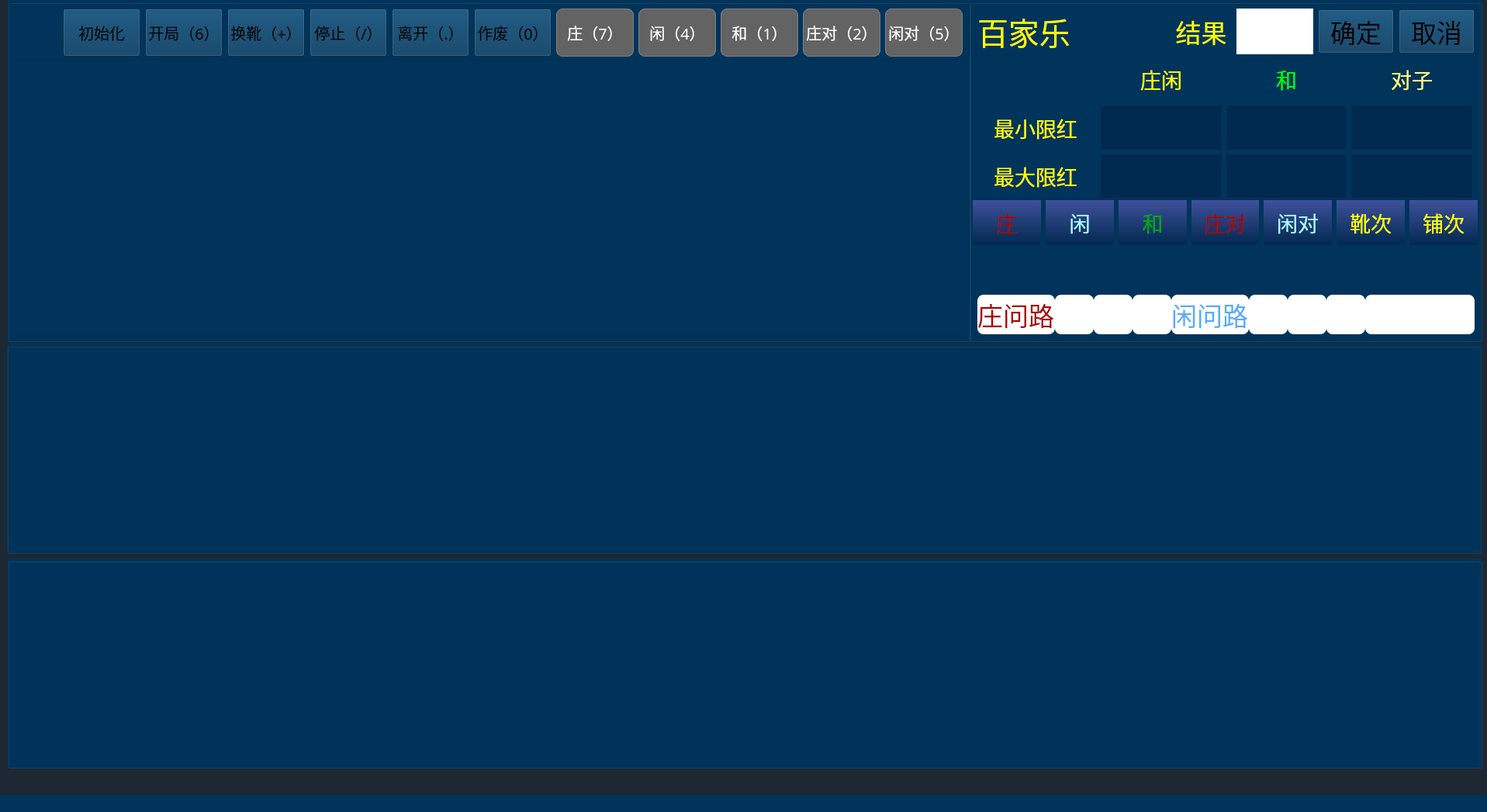
<?xml version="1.0" encoding="UTF-8"?>
<ui version="4.0">
 <class>MainWindow</class>
 <widget class="QMainWindow" name="MainWindow">
  <property name="geometry">
   <rect>
    <x>0</x>
    <y>0</y>
    <width>1917</width>
    <height>1047</height>
   </rect>
  </property>
  <property name="windowTitle">
   <string>MainWindow</string>
  </property>
  <property name="styleSheet">
   <string notr="true">background-color: rgb(0, 52, 91);</string>
  </property>
  <widget class="QWidget" name="centralwidget">
   <property name="styleSheet">
    <string notr="true">background-color: rgb(30, 40, 50);</string>
   </property>
   <widget class="QGroupBox" name="groupBox_3">
    <property name="geometry">
     <rect>
      <x>9</x>
      <y>443</y>
      <width>1901</width>
      <height>271</height>
     </rect>
    </property>
    <property name="styleSheet">
     <string notr="true">background-color: rgb(0, 52, 91);
</string>
    </property>
    <property name="title">
     <string/>
    </property>
    <layout class="QVBoxLayout" name="verticalLayout_4">
     <item>
      <layout class="QGridLayout" name="gridLayout_4">
       <property name="spacing">
        <number>1</number>
       </property>
      </layout>
     </item>
    </layout>
   </widget>
   <widget class="QGroupBox" name="groupBox_4">
    <property name="geometry">
     <rect>
      <x>10</x>
      <y>720</y>
      <width>1901</width>
      <height>271</height>
     </rect>
    </property>
    <property name="styleSheet">
     <string notr="true">background-color: rgb(0, 52, 91);
</string>
    </property>
    <property name="title">
     <string/>
    </property>
    <layout class="QVBoxLayout" name="verticalLayout_5">
     <item>
      <layout class="QGridLayout" name="gridLayout_5">
       <property name="spacing">
        <number>1</number>
       </property>
      </layout>
     </item>
    </layout>
   </widget>
   <widget class="QGroupBox" name="groupBox_2">
    <property name="geometry">
     <rect>
      <x>1250</x>
      <y>0</y>
      <width>661</width>
      <height>441</height>
     </rect>
    </property>
    <property name="styleSheet">
     <string notr="true">background-color: rgb(0, 52, 91);</string>
    </property>
    <property name="title">
     <string/>
    </property>
    <widget class="QWidget" name="layoutWidget">
     <property name="geometry">
      <rect>
       <x>10</x>
       <y>10</y>
       <width>641</width>
       <height>61</height>
      </rect>
     </property>
     <layout class="QGridLayout" name="gridLayout">
      <item row="0" column="2">
       <widget class="QLabel" name="label_143">
        <property name="font">
         <font>
          <family>方正粗黑宋简体</family>
          <pointsize>25</pointsize>
         </font>
        </property>
        <property name="styleSheet">
         <string notr="true">color: rgb(255, 255, 0);</string>
        </property>
        <property name="text">
         <string>   结果</string>
        </property>
       </widget>
      </item>
      <item row="0" column="5">
       <widget class="QPushButton" name="pu_cancel">
        <property name="enabled">
         <bool>false</bool>
        </property>
        <property name="font">
         <font>
          <family>方正粗黑宋简体</family>
          <pointsize>25</pointsize>
         </font>
        </property>
        <property name="styleSheet">
         <string notr="true">QPushButton{color: rgb(0, 0, 0);background-image: url(:/button/pu_yellow.png);}
QPushButton:pressed{border-color:gray;background-image: url(:/button/pu_yellow_an.png);
}
QPushButton:disabled{border-color:gray;background-image: url(:/button/pu_yellow_an.png);
}</string>
        </property>
        <property name="text">
         <string>取消</string>
        </property>
        <property name="shortcut">
         <string>Esc</string>
        </property>
       </widget>
      </item>
      <item row="0" column="0">
       <widget class="QLabel" name="label_126">
        <property name="font">
         <font>
          <family>方正粗黑宋简体</family>
          <pointsize>30</pointsize>
         </font>
        </property>
        <property name="styleSheet">
         <string notr="true">color: rgb(255, 255, 0);</string>
        </property>
        <property name="text">
         <string>百家乐</string>
        </property>
       </widget>
      </item>
      <item row="0" column="1">
       <widget class="QLabel" name="label_desk_id">
        <property name="font">
         <font>
          <family>方正粗黑宋简体</family>
          <pointsize>30</pointsize>
         </font>
        </property>
        <property name="styleSheet">
         <string notr="true">color: rgb(255, 255, 0);</string>
        </property>
        <property name="text">
         <string/>
        </property>
       </widget>
      </item>
      <item row="0" column="4">
       <widget class="QPushButton" name="pu_enter">
        <property name="enabled">
         <bool>false</bool>
        </property>
        <property name="font">
         <font>
          <family>方正粗黑宋简体</family>
          <pointsize>25</pointsize>
         </font>
        </property>
        <property name="styleSheet">
         <string notr="true">QPushButton{color: rgb(0, 0, 0);background-image: url(:/button/pu_yellow.png);}
QPushButton:pressed{border-color:gray;background-image: url(:/button/pu_yellow_an.png);
}
QPushButton:disabled{border-color:gray;background-image: url(:/button/pu_yellow_an.png);
}</string>
        </property>
        <property name="text">
         <string>确定</string>
        </property>
        <property name="shortcut">
         <string>Enter</string>
        </property>
       </widget>
      </item>
      <item row="0" column="3">
       <widget class="QLabel" name="label_result">
        <property name="font">
         <font>
          <family>方正粗黑宋简体</family>
          <pointsize>20</pointsize>
         </font>
        </property>
        <property name="styleSheet">
         <string notr="true">background-color: rgb(255, 255, 255);</string>
        </property>
        <property name="text">
         <string/>
        </property>
       </widget>
      </item>
     </layout>
    </widget>
    <widget class="QWidget" name="layoutWidget">
     <property name="geometry">
      <rect>
       <x>7</x>
       <y>74</y>
       <width>641</width>
       <height>181</height>
      </rect>
     </property>
     <layout class="QGridLayout" name="gridLayout_3">
      <item row="1" column="1">
       <widget class="QLabel" name="label_minLimit">
        <property name="font">
         <font>
          <family>方正粗黑宋简体</family>
          <pointsize>20</pointsize>
         </font>
        </property>
        <property name="styleSheet">
         <string notr="true">color: rgb(255, 255, 255);
background-color: rgb(0, 41, 80);</string>
        </property>
        <property name="text">
         <string/>
        </property>
        <property name="alignment">
         <set>Qt::AlignCenter</set>
        </property>
       </widget>
      </item>
      <item row="1" column="0">
       <widget class="QLabel" name="label_123">
        <property name="font">
         <font>
          <family>方正粗黑宋简体</family>
          <pointsize>20</pointsize>
         </font>
        </property>
        <property name="styleSheet">
         <string notr="true">color: rgb(255, 255, 0);</string>
        </property>
        <property name="text">
         <string>最小限红</string>
        </property>
        <property name="alignment">
         <set>Qt::AlignCenter</set>
        </property>
       </widget>
      </item>
      <item row="1" column="2">
       <widget class="QLabel" name="label_tieMinLimit">
        <property name="font">
         <font>
          <family>方正粗黑宋简体</family>
          <pointsize>20</pointsize>
         </font>
        </property>
        <property name="styleSheet">
         <string notr="true">background-color: rgb(0, 41, 80);color: rgb(255, 255, 255);</string>
        </property>
        <property name="text">
         <string/>
        </property>
        <property name="alignment">
         <set>Qt::AlignCenter</set>
        </property>
       </widget>
      </item>
      <item row="2" column="3">
       <widget class="QLabel" name="label_pairMaxLimit">
        <property name="font">
         <font>
          <family>方正粗黑宋简体</family>
          <pointsize>20</pointsize>
         </font>
        </property>
        <property name="styleSheet">
         <string notr="true">background-color: rgb(0, 41, 80);color: rgb(255, 255, 255);</string>
        </property>
        <property name="text">
         <string/>
        </property>
        <property name="alignment">
         <set>Qt::AlignCenter</set>
        </property>
       </widget>
      </item>
      <item row="2" column="1">
       <widget class="QLabel" name="label_maxLimit">
        <property name="font">
         <font>
          <family>方正粗黑宋简体</family>
          <pointsize>20</pointsize>
         </font>
        </property>
        <property name="styleSheet">
         <string notr="true">background-color: rgb(0, 41, 80);color: rgb(255, 255, 255);</string>
        </property>
        <property name="text">
         <string/>
        </property>
        <property name="alignment">
         <set>Qt::AlignCenter</set>
        </property>
       </widget>
      </item>
      <item row="2" column="0">
       <widget class="QLabel" name="label_127">
        <property name="font">
         <font>
          <family>方正粗黑宋简体</family>
          <pointsize>20</pointsize>
         </font>
        </property>
        <property name="styleSheet">
         <string notr="true">color: rgb(255, 255, 0);</string>
        </property>
        <property name="text">
         <string>最大限红</string>
        </property>
        <property name="alignment">
         <set>Qt::AlignCenter</set>
        </property>
       </widget>
      </item>
      <item row="0" column="1">
       <widget class="QLabel" name="label_122">
        <property name="font">
         <font>
          <family>方正粗黑宋简体</family>
          <pointsize>20</pointsize>
         </font>
        </property>
        <property name="styleSheet">
         <string notr="true">color: rgb(255, 255, 0);</string>
        </property>
        <property name="text">
         <string>庄闲</string>
        </property>
        <property name="alignment">
         <set>Qt::AlignCenter</set>
        </property>
       </widget>
      </item>
      <item row="2" column="2">
       <widget class="QLabel" name="label_tieMaxLimit">
        <property name="font">
         <font>
          <family>方正粗黑宋简体</family>
          <pointsize>20</pointsize>
         </font>
        </property>
        <property name="styleSheet">
         <string notr="true">background-color: rgb(0, 41, 80);color: rgb(255, 255, 255);</string>
        </property>
        <property name="text">
         <string/>
        </property>
        <property name="alignment">
         <set>Qt::AlignCenter</set>
        </property>
       </widget>
      </item>
      <item row="0" column="2">
       <widget class="QLabel" name="label_128">
        <property name="font">
         <font>
          <family>方正粗黑宋简体</family>
          <pointsize>20</pointsize>
         </font>
        </property>
        <property name="styleSheet">
         <string notr="true">color: rgb(0, 255, 0);</string>
        </property>
        <property name="text">
         <string>和</string>
        </property>
        <property name="alignment">
         <set>Qt::AlignCenter</set>
        </property>
       </widget>
      </item>
      <item row="1" column="3">
       <widget class="QLabel" name="label_pairMinLimit">
        <property name="font">
         <font>
          <family>方正粗黑宋简体</family>
          <pointsize>20</pointsize>
         </font>
        </property>
        <property name="styleSheet">
         <string notr="true">background-color: rgb(0, 41, 80);color: rgb(255, 255, 255);</string>
        </property>
        <property name="text">
         <string/>
        </property>
        <property name="alignment">
         <set>Qt::AlignCenter</set>
        </property>
       </widget>
      </item>
      <item row="0" column="3">
       <widget class="QLabel" name="label_129">
        <property name="font">
         <font>
          <family>方正粗黑宋简体</family>
          <pointsize>20</pointsize>
         </font>
        </property>
        <property name="styleSheet">
         <string notr="true">color: rgb(255, 255, 127);</string>
        </property>
        <property name="text">
         <string>对子</string>
        </property>
        <property name="alignment">
         <set>Qt::AlignCenter</set>
        </property>
       </widget>
      </item>
     </layout>
    </widget>
    <widget class="QWidget" name="layoutWidget">
     <property name="geometry">
      <rect>
       <x>4</x>
       <y>258</y>
       <width>651</width>
       <height>121</height>
      </rect>
     </property>
     <layout class="QGridLayout" name="gridLayout_6">
      <item row="0" column="6">
       <widget class="QLabel" name="label_140">
        <property name="font">
         <font>
          <family>方正粗黑宋简体</family>
          <pointsize>20</pointsize>
         </font>
        </property>
        <property name="styleSheet">
         <string notr="true">background-color: qlineargradient(spread:pad, x1:0, y1:1, x2:0, y2:0, stop:0 rgba(0, 41, 80, 255), stop:1 rgba(63, 80, 155, 255));color: rgb(255, 255, 0);</string>
        </property>
        <property name="text">
         <string>铺次</string>
        </property>
        <property name="alignment">
         <set>Qt::AlignCenter</set>
        </property>
       </widget>
      </item>
      <item row="1" column="3">
       <widget class="QLabel" name="label_result_zhuangDui">
        <property name="font">
         <font>
          <family>方正粗黑宋简体</family>
          <pointsize>20</pointsize>
         </font>
        </property>
        <property name="styleSheet">
         <string notr="true">color: rgb(255, 255, 255);</string>
        </property>
        <property name="text">
         <string/>
        </property>
        <property name="alignment">
         <set>Qt::AlignCenter</set>
        </property>
       </widget>
      </item>
      <item row="0" column="3">
       <widget class="QLabel" name="label_137">
        <property name="font">
         <font>
          <family>方正粗黑宋简体</family>
          <pointsize>20</pointsize>
         </font>
        </property>
        <property name="styleSheet">
         <string notr="true">background-color: qlineargradient(spread:pad, x1:0, y1:1, x2:0, y2:0, stop:0 rgba(0, 41, 80, 255), stop:1 rgba(63, 80, 155, 255));color: rgb(170, 0, 0);</string>
        </property>
        <property name="text">
         <string>庄对</string>
        </property>
        <property name="alignment">
         <set>Qt::AlignCenter</set>
        </property>
       </widget>
      </item>
      <item row="1" column="1">
       <widget class="QLabel" name="label_result_xian">
        <property name="font">
         <font>
          <family>方正粗黑宋简体</family>
          <pointsize>20</pointsize>
         </font>
        </property>
        <property name="styleSheet">
         <string notr="true">color: rgb(255, 255, 255);</string>
        </property>
        <property name="text">
         <string/>
        </property>
        <property name="alignment">
         <set>Qt::AlignCenter</set>
        </property>
       </widget>
      </item>
      <item row="1" column="4">
       <widget class="QLabel" name="label_result_xianDui">
        <property name="font">
         <font>
          <family>方正粗黑宋简体</family>
          <pointsize>20</pointsize>
         </font>
        </property>
        <property name="styleSheet">
         <string notr="true">color: rgb(255, 255, 255);</string>
        </property>
        <property name="text">
         <string/>
        </property>
        <property name="alignment">
         <set>Qt::AlignCenter</set>
        </property>
       </widget>
      </item>
      <item row="1" column="2">
       <widget class="QLabel" name="label_result_same">
        <property name="font">
         <font>
          <family>方正粗黑宋简体</family>
          <pointsize>20</pointsize>
         </font>
        </property>
        <property name="styleSheet">
         <string notr="true">color: rgb(255, 255, 255);</string>
        </property>
        <property name="text">
         <string/>
        </property>
        <property name="alignment">
         <set>Qt::AlignCenter</set>
        </property>
       </widget>
      </item>
      <item row="0" column="5">
       <widget class="QLabel" name="label_139">
        <property name="font">
         <font>
          <family>方正粗黑宋简体</family>
          <pointsize>20</pointsize>
         </font>
        </property>
        <property name="styleSheet">
         <string notr="true">background-color: qlineargradient(spread:pad, x1:0, y1:1, x2:0, y2:0, stop:0 rgba(0, 41, 80, 255), stop:1 rgba(63, 80, 155, 255));color: rgb(255, 255, 0);</string>
        </property>
        <property name="text">
         <string>靴次</string>
        </property>
        <property name="alignment">
         <set>Qt::AlignCenter</set>
        </property>
       </widget>
      </item>
      <item row="0" column="2">
       <widget class="QLabel" name="label_136">
        <property name="font">
         <font>
          <family>方正粗黑宋简体</family>
          <pointsize>20</pointsize>
         </font>
        </property>
        <property name="styleSheet">
         <string notr="true">background-color: qlineargradient(spread:pad, x1:0, y1:1, x2:0, y2:0, stop:0 rgba(0, 41, 80, 255), stop:1 rgba(63, 80, 155, 255));color: rgb(0, 170, 0);</string>
        </property>
        <property name="text">
         <string>和</string>
        </property>
        <property name="alignment">
         <set>Qt::AlignCenter</set>
        </property>
       </widget>
      </item>
      <item row="1" column="6">
       <widget class="QLabel" name="label_times_pu">
        <property name="font">
         <font>
          <family>方正粗黑宋简体</family>
          <pointsize>20</pointsize>
         </font>
        </property>
        <property name="styleSheet">
         <string notr="true">color: rgb(255, 255, 255);</string>
        </property>
        <property name="text">
         <string/>
        </property>
        <property name="alignment">
         <set>Qt::AlignCenter</set>
        </property>
       </widget>
      </item>
      <item row="1" column="5">
       <widget class="QLabel" name="label_times_xue">
        <property name="font">
         <font>
          <family>方正粗黑宋简体</family>
          <pointsize>20</pointsize>
         </font>
        </property>
        <property name="styleSheet">
         <string notr="true">color: rgb(255, 255, 255);</string>
        </property>
        <property name="text">
         <string/>
        </property>
        <property name="alignment">
         <set>Qt::AlignCenter</set>
        </property>
       </widget>
      </item>
      <item row="0" column="0">
       <widget class="QLabel" name="label_134">
        <property name="font">
         <font>
          <family>方正粗黑宋简体</family>
          <pointsize>20</pointsize>
         </font>
        </property>
        <property name="styleSheet">
         <string notr="true">color: rgb(170, 0, 0);
background-color: qlineargradient(spread:pad, x1:0, y1:1, x2:0, y2:0, stop:0 rgba(0, 41, 80, 255), stop:1 rgba(63, 80, 155, 255));</string>
        </property>
        <property name="text">
         <string>庄</string>
        </property>
        <property name="alignment">
         <set>Qt::AlignCenter</set>
        </property>
       </widget>
      </item>
      <item row="0" column="4">
       <widget class="QLabel" name="label_138">
        <property name="font">
         <font>
          <family>方正粗黑宋简体</family>
          <pointsize>20</pointsize>
         </font>
        </property>
        <property name="styleSheet">
         <string notr="true">background-color: qlineargradient(spread:pad, x1:0, y1:1, x2:0, y2:0, stop:0 rgba(0, 41, 80, 255), stop:1 rgba(63, 80, 155, 255));color: rgb(170, 255, 255);</string>
        </property>
        <property name="text">
         <string>闲对</string>
        </property>
        <property name="alignment">
         <set>Qt::AlignCenter</set>
        </property>
       </widget>
      </item>
      <item row="1" column="0">
       <widget class="QLabel" name="label_result_zhuang">
        <property name="font">
         <font>
          <family>方正粗黑宋简体</family>
          <pointsize>20</pointsize>
         </font>
        </property>
        <property name="styleSheet">
         <string notr="true">color: rgb(255, 255, 255);</string>
        </property>
        <property name="text">
         <string/>
        </property>
        <property name="alignment">
         <set>Qt::AlignCenter</set>
        </property>
       </widget>
      </item>
      <item row="0" column="1">
       <widget class="QLabel" name="label_135">
        <property name="font">
         <font>
          <family>方正粗黑宋简体</family>
          <pointsize>20</pointsize>
         </font>
        </property>
        <property name="styleSheet">
         <string notr="true">background-color: qlineargradient(spread:pad, x1:0, y1:1, x2:0, y2:0, stop:0 rgba(0, 41, 80, 255), stop:1 rgba(63, 80, 155, 255));color: rgb(170, 255, 255);</string>
        </property>
        <property name="text">
         <string>闲</string>
        </property>
        <property name="alignment">
         <set>Qt::AlignCenter</set>
        </property>
       </widget>
      </item>
     </layout>
    </widget>
    <widget class="QWidget" name="layoutWidget">
     <property name="geometry">
      <rect>
       <x>10</x>
       <y>380</y>
       <width>641</width>
       <height>51</height>
      </rect>
     </property>
     <layout class="QHBoxLayout" name="horizontalLayout_2">
      <property name="spacing">
       <number>0</number>
      </property>
      <item>
       <widget class="QLabel" name="label">
        <property name="maximumSize">
         <size>
          <width>100</width>
          <height>16777215</height>
         </size>
        </property>
        <property name="font">
         <font>
          <family>方正粗黑宋简体</family>
          <pointsize>25</pointsize>
         </font>
        </property>
        <property name="styleSheet">
         <string notr="true">border-radius: 8px;
background-color: rgb(255, 255, 255);
color: rgb(170, 0, 0);</string>
        </property>
        <property name="text">
         <string>庄问路</string>
        </property>
       </widget>
      </item>
      <item>
       <widget class="QLabel" name="label_zwl_one">
        <property name="maximumSize">
         <size>
          <width>50</width>
          <height>16777215</height>
         </size>
        </property>
        <property name="styleSheet">
         <string notr="true">border-radius: 8px;
background-color: rgb(255, 255, 255);</string>
        </property>
        <property name="text">
         <string/>
        </property>
       </widget>
      </item>
      <item>
       <widget class="QLabel" name="label_zwl_two">
        <property name="maximumSize">
         <size>
          <width>50</width>
          <height>16777215</height>
         </size>
        </property>
        <property name="styleSheet">
         <string notr="true">border-radius: 8px;
background-color: rgb(255, 255, 255);</string>
        </property>
        <property name="text">
         <string/>
        </property>
       </widget>
      </item>
      <item>
       <widget class="QLabel" name="label_zwl_three">
        <property name="maximumSize">
         <size>
          <width>50</width>
          <height>16777215</height>
         </size>
        </property>
        <property name="styleSheet">
         <string notr="true">border-radius: 8px;
background-color: rgb(255, 255, 255);</string>
        </property>
        <property name="text">
         <string/>
        </property>
       </widget>
      </item>
      <item>
       <widget class="QLabel" name="label_2">
        <property name="maximumSize">
         <size>
          <width>100</width>
          <height>16777215</height>
         </size>
        </property>
        <property name="font">
         <font>
          <family>方正粗黑宋简体</family>
          <pointsize>25</pointsize>
         </font>
        </property>
        <property name="styleSheet">
         <string notr="true">border-radius: 8px;
color: rgb(85, 170, 255);
background-color: rgb(255, 255, 255);
</string>
        </property>
        <property name="text">
         <string>闲问路</string>
        </property>
       </widget>
      </item>
      <item>
       <widget class="QLabel" name="label_xwl_one">
        <property name="maximumSize">
         <size>
          <width>50</width>
          <height>16777215</height>
         </size>
        </property>
        <property name="styleSheet">
         <string notr="true">border-radius: 8px;
background-color: rgb(255, 255, 255);</string>
        </property>
        <property name="text">
         <string/>
        </property>
       </widget>
      </item>
      <item>
       <widget class="QLabel" name="label_xwl_two">
        <property name="maximumSize">
         <size>
          <width>50</width>
          <height>16777215</height>
         </size>
        </property>
        <property name="styleSheet">
         <string notr="true">border-radius: 8px;
background-color: rgb(255, 255, 255);</string>
        </property>
        <property name="text">
         <string/>
        </property>
       </widget>
      </item>
      <item>
       <widget class="QLabel" name="label_xwl_three">
        <property name="maximumSize">
         <size>
          <width>50</width>
          <height>16777215</height>
         </size>
        </property>
        <property name="styleSheet">
         <string notr="true">border-radius: 8px;
background-color: rgb(255, 255, 255);</string>
        </property>
        <property name="text">
         <string/>
        </property>
       </widget>
      </item>
      <item>
       <widget class="QLabel" name="label_up_pave">
        <property name="font">
         <font>
          <family>方正粗黑宋简体</family>
          <pointsize>25</pointsize>
         </font>
        </property>
        <property name="styleSheet">
         <string notr="true">background-color: rgb(255, 255, 255);
border-radius: 8px;</string>
        </property>
        <property name="text">
         <string/>
        </property>
       </widget>
      </item>
     </layout>
    </widget>
   </widget>
   <widget class="QWidget" name="layoutWidget">
    <property name="geometry">
     <rect>
      <x>10</x>
      <y>0</y>
      <width>1241</width>
      <height>441</height>
     </rect>
    </property>
    <layout class="QVBoxLayout" name="verticalLayout">
     <item>
      <widget class="QGroupBox" name="groupBox">
       <property name="styleSheet">
        <string notr="true">background-color: rgb(0, 52, 91);</string>
       </property>
       <property name="title">
        <string/>
       </property>
       <widget class="QWidget" name="layoutWidget">
        <property name="geometry">
         <rect>
          <x>10</x>
          <y>80</y>
          <width>1221</width>
          <height>351</height>
         </rect>
        </property>
        <layout class="QGridLayout" name="gridLayout_2">
         <property name="spacing">
          <number>1</number>
         </property>
        </layout>
       </widget>
       <widget class="QWidget" name="layoutWidget">
        <property name="geometry">
         <rect>
          <x>10</x>
          <y>10</y>
          <width>1221</width>
          <height>64</height>
         </rect>
        </property>
        <layout class="QHBoxLayout" name="horizontalLayout">
         <property name="sizeConstraint">
          <enum>QLayout::SetMinimumSize</enum>
         </property>
         <property name="topMargin">
          <number>0</number>
         </property>
         <item>
          <spacer name="horizontalSpacer">
           <property name="orientation">
            <enum>Qt::Horizontal</enum>
           </property>
           <property name="sizeHint" stdset="0">
            <size>
             <width>40</width>
             <height>20</height>
            </size>
           </property>
          </spacer>
         </item>
         <item>
          <widget class="QPushButton" name="pu_init">
           <property name="enabled">
            <bool>false</bool>
           </property>
           <property name="minimumSize">
            <size>
             <width>100</width>
             <height>62</height>
            </size>
           </property>
           <property name="font">
            <font>
             <family>方正粗黑宋简体</family>
             <pointsize>15</pointsize>
            </font>
           </property>
           <property name="styleSheet">
            <string notr="true">QPushButton{color: rgb(0, 0, 0);background-image: url(:/button/pu_yellow.png);}
QPushButton:pressed{border-color:gray;background-image: url(:/button/pu_yellow_an.png);
}
QPushButton:disabled{border-color:gray;background-image: url(:/button/pu_yellow_an.png);
}</string>
           </property>
           <property name="text">
            <string>初始化</string>
           </property>
          </widget>
         </item>
         <item>
          <widget class="QPushButton" name="pu_start">
           <property name="enabled">
            <bool>false</bool>
           </property>
           <property name="minimumSize">
            <size>
             <width>100</width>
             <height>62</height>
            </size>
           </property>
           <property name="font">
            <font>
             <family>方正粗黑宋简体</family>
             <pointsize>15</pointsize>
            </font>
           </property>
           <property name="acceptDrops">
            <bool>true</bool>
           </property>
           <property name="styleSheet">
            <string notr="true">QPushButton{color: rgb(0, 0, 0);background-image: url(:/button/pu_yellow.png);}
QPushButton:pressed{border-color:gray;background-image: url(:/button/pu_yellow_an.png);
}
QPushButton:disabled{border-color:gray;background-image: url(:/button/pu_yellow_an.png);
}</string>
           </property>
           <property name="text">
            <string>开局（6）</string>
           </property>
           <property name="shortcut">
            <string>6</string>
           </property>
          </widget>
         </item>
         <item>
          <widget class="QPushButton" name="pu_changeXue">
           <property name="enabled">
            <bool>false</bool>
           </property>
           <property name="minimumSize">
            <size>
             <width>100</width>
             <height>62</height>
            </size>
           </property>
           <property name="font">
            <font>
             <family>方正粗黑宋简体</family>
             <pointsize>15</pointsize>
            </font>
           </property>
           <property name="styleSheet">
            <string notr="true">QPushButton{color: rgb(0, 0, 0);background-image: url(:/button/pu_yellow.png);}
QPushButton:pressed{border-color:gray;background-image: url(:/button/pu_yellow_an.png);
}
QPushButton:disabled{border-color:gray;background-image: url(:/button/pu_yellow_an.png);
}</string>
           </property>
           <property name="text">
            <string>换靴（+）</string>
           </property>
           <property name="shortcut">
            <string>+</string>
           </property>
          </widget>
         </item>
         <item>
          <widget class="QPushButton" name="pu_stop">
           <property name="enabled">
            <bool>false</bool>
           </property>
           <property name="minimumSize">
            <size>
             <width>100</width>
             <height>62</height>
            </size>
           </property>
           <property name="font">
            <font>
             <family>方正粗黑宋简体</family>
             <pointsize>15</pointsize>
            </font>
           </property>
           <property name="styleSheet">
            <string notr="true">QPushButton{color: rgb(0, 0, 0);background-image: url(:/button/pu_yellow.png);}
QPushButton:pressed{border-color:gray;background-image: url(:/button/pu_yellow_an.png);
}
QPushButton:disabled{border-color:gray;background-image: url(:/button/pu_yellow_an.png);
}</string>
           </property>
           <property name="text">
            <string>停止（/）</string>
           </property>
           <property name="shortcut">
            <string>/</string>
           </property>
          </widget>
         </item>
         <item>
          <widget class="QPushButton" name="pu_leave">
           <property name="enabled">
            <bool>false</bool>
           </property>
           <property name="minimumSize">
            <size>
             <width>100</width>
             <height>62</height>
            </size>
           </property>
           <property name="font">
            <font>
             <family>方正粗黑宋简体</family>
             <pointsize>15</pointsize>
            </font>
           </property>
           <property name="styleSheet">
            <string notr="true">QPushButton{color: rgb(0, 0, 0);background-image: url(:/button/pu_yellow.png);}
QPushButton:pressed{border-color:gray;background-image: url(:/button/pu_yellow_an.png);
}
QPushButton:disabled{border-color:gray;background-image: url(:/button/pu_yellow_an.png);
}</string>
           </property>
           <property name="text">
            <string>离开（.）</string>
           </property>
           <property name="shortcut">
            <string>.</string>
           </property>
          </widget>
         </item>
         <item>
          <widget class="QPushButton" name="pu_useless">
           <property name="enabled">
            <bool>false</bool>
           </property>
           <property name="minimumSize">
            <size>
             <width>100</width>
             <height>62</height>
            </size>
           </property>
           <property name="font">
            <font>
             <family>方正粗黑宋简体</family>
             <pointsize>15</pointsize>
            </font>
           </property>
           <property name="styleSheet">
            <string notr="true">QPushButton{color: rgb(0, 0, 0);background-image: url(:/button/pu_yellow.png);}
QPushButton:pressed{border-color:gray;background-image: url(:/button/pu_yellow_an.png);
}
QPushButton:disabled{border-color:gray;background-image: url(:/button/pu_yellow_an.png);
}</string>
           </property>
           <property name="text">
            <string>作废（0）</string>
           </property>
           <property name="shortcut">
            <string>0</string>
           </property>
          </widget>
         </item>
         <item>
          <widget class="QPushButton" name="pu_zhuang">
           <property name="enabled">
            <bool>false</bool>
           </property>
           <property name="minimumSize">
            <size>
             <width>100</width>
             <height>62</height>
            </size>
           </property>
           <property name="font">
            <font>
             <family>方正粗黑宋简体</family>
             <pointsize>15</pointsize>
            </font>
           </property>
           <property name="styleSheet">
            <string notr="true">QPushButton{color: rgb(255, 255, 255);background:rgb(180, 45, 55);border:1px solid grey; border-radius: 8px;}
QPushButton:hover{border-color:rgb(139,170,105)}
QPushButton:pressed{border-color:gray;background-color: rgb(114, 58, 62);}
QPushButton:disabled{border-color:gray;background-color: rgb(99, 99, 99);
}</string>
           </property>
           <property name="text">
            <string>庄（7）</string>
           </property>
           <property name="shortcut">
            <string>7</string>
           </property>
          </widget>
         </item>
         <item>
          <widget class="QPushButton" name="pu_xian">
           <property name="enabled">
            <bool>false</bool>
           </property>
           <property name="minimumSize">
            <size>
             <width>100</width>
             <height>62</height>
            </size>
           </property>
           <property name="palette">
            <palette>
             <active>
              <colorrole role="WindowText">
               <brush brushstyle="SolidPattern">
                <color alpha="255">
                 <red>255</red>
                 <green>255</green>
                 <blue>255</blue>
                </color>
               </brush>
              </colorrole>
              <colorrole role="Button">
               <brush brushstyle="SolidPattern">
                <color alpha="255">
                 <red>50</red>
                 <green>73</green>
                 <blue>138</blue>
                </color>
               </brush>
              </colorrole>
              <colorrole role="Text">
               <brush brushstyle="SolidPattern">
                <color alpha="255">
                 <red>255</red>
                 <green>255</green>
                 <blue>255</blue>
                </color>
               </brush>
              </colorrole>
              <colorrole role="ButtonText">
               <brush brushstyle="SolidPattern">
                <color alpha="255">
                 <red>255</red>
                 <green>255</green>
                 <blue>255</blue>
                </color>
               </brush>
              </colorrole>
              <colorrole role="Base">
               <brush brushstyle="SolidPattern">
                <color alpha="255">
                 <red>50</red>
                 <green>73</green>
                 <blue>138</blue>
                </color>
               </brush>
              </colorrole>
              <colorrole role="Window">
               <brush brushstyle="SolidPattern">
                <color alpha="255">
                 <red>50</red>
                 <green>73</green>
                 <blue>138</blue>
                </color>
               </brush>
              </colorrole>
              <colorrole role="PlaceholderText">
               <brush brushstyle="NoBrush">
                <color alpha="128">
                 <red>255</red>
                 <green>255</green>
                 <blue>255</blue>
                </color>
               </brush>
              </colorrole>
             </active>
             <inactive>
              <colorrole role="WindowText">
               <brush brushstyle="SolidPattern">
                <color alpha="255">
                 <red>255</red>
                 <green>255</green>
                 <blue>255</blue>
                </color>
               </brush>
              </colorrole>
              <colorrole role="Button">
               <brush brushstyle="SolidPattern">
                <color alpha="255">
                 <red>50</red>
                 <green>73</green>
                 <blue>138</blue>
                </color>
               </brush>
              </colorrole>
              <colorrole role="Text">
               <brush brushstyle="SolidPattern">
                <color alpha="255">
                 <red>255</red>
                 <green>255</green>
                 <blue>255</blue>
                </color>
               </brush>
              </colorrole>
              <colorrole role="ButtonText">
               <brush brushstyle="SolidPattern">
                <color alpha="255">
                 <red>255</red>
                 <green>255</green>
                 <blue>255</blue>
                </color>
               </brush>
              </colorrole>
              <colorrole role="Base">
               <brush brushstyle="SolidPattern">
                <color alpha="255">
                 <red>50</red>
                 <green>73</green>
                 <blue>138</blue>
                </color>
               </brush>
              </colorrole>
              <colorrole role="Window">
               <brush brushstyle="SolidPattern">
                <color alpha="255">
                 <red>50</red>
                 <green>73</green>
                 <blue>138</blue>
                </color>
               </brush>
              </colorrole>
              <colorrole role="PlaceholderText">
               <brush brushstyle="NoBrush">
                <color alpha="128">
                 <red>255</red>
                 <green>255</green>
                 <blue>255</blue>
                </color>
               </brush>
              </colorrole>
             </inactive>
             <disabled>
              <colorrole role="WindowText">
               <brush brushstyle="SolidPattern">
                <color alpha="255">
                 <red>255</red>
                 <green>255</green>
                 <blue>255</blue>
                </color>
               </brush>
              </colorrole>
              <colorrole role="Button">
               <brush brushstyle="SolidPattern">
                <color alpha="255">
                 <red>99</red>
                 <green>99</green>
                 <blue>99</blue>
                </color>
               </brush>
              </colorrole>
              <colorrole role="Text">
               <brush brushstyle="SolidPattern">
                <color alpha="255">
                 <red>255</red>
                 <green>255</green>
                 <blue>255</blue>
                </color>
               </brush>
              </colorrole>
              <colorrole role="ButtonText">
               <brush brushstyle="SolidPattern">
                <color alpha="255">
                 <red>255</red>
                 <green>255</green>
                 <blue>255</blue>
                </color>
               </brush>
              </colorrole>
              <colorrole role="Base">
               <brush brushstyle="SolidPattern">
                <color alpha="255">
                 <red>99</red>
                 <green>99</green>
                 <blue>99</blue>
                </color>
               </brush>
              </colorrole>
              <colorrole role="Window">
               <brush brushstyle="SolidPattern">
                <color alpha="255">
                 <red>99</red>
                 <green>99</green>
                 <blue>99</blue>
                </color>
               </brush>
              </colorrole>
              <colorrole role="PlaceholderText">
               <brush brushstyle="NoBrush">
                <color alpha="128">
                 <red>255</red>
                 <green>255</green>
                 <blue>255</blue>
                </color>
               </brush>
              </colorrole>
             </disabled>
            </palette>
           </property>
           <property name="font">
            <font>
             <family>方正粗黑宋简体</family>
             <pointsize>15</pointsize>
            </font>
           </property>
           <property name="styleSheet">
            <string notr="true">QPushButton{color: rgb(255, 255, 255);background:rgb(50, 73, 138);border:1px solid grey; border-radius: 8px;}
QPushButton:hover{border-color:rgb(139,170,105)}
QPushButton:pressed{border-color:gray;background-color:rgb(54, 65, 97);}
QPushButton:disabled{border-color:gray;background-color: rgb(99, 99, 99);
}</string>
           </property>
           <property name="text">
            <string>闲（4）</string>
           </property>
           <property name="shortcut">
            <string>4</string>
           </property>
          </widget>
         </item>
         <item>
          <widget class="QPushButton" name="pu_same">
           <property name="enabled">
            <bool>false</bool>
           </property>
           <property name="minimumSize">
            <size>
             <width>100</width>
             <height>62</height>
            </size>
           </property>
           <property name="font">
            <font>
             <family>方正粗黑宋简体</family>
             <pointsize>15</pointsize>
            </font>
           </property>
           <property name="styleSheet">
            <string notr="true">QPushButton{color: rgb(255, 255, 255);background:rgb(60, 160, 74);border:1px solid grey; border-radius: 8px;}
QPushButton:hover{border-color:rgb(139,170,105)}
QPushButton:pressed{border-color:gray;background-color: rgb(39, 78, 55);}
QPushButton:disabled{border-color:gray;background-color: rgb(99, 99, 99);
}</string>
           </property>
           <property name="text">
            <string>和（1）</string>
           </property>
           <property name="shortcut">
            <string>1</string>
           </property>
          </widget>
         </item>
         <item>
          <widget class="QPushButton" name="pu_zhuangdui">
           <property name="enabled">
            <bool>false</bool>
           </property>
           <property name="minimumSize">
            <size>
             <width>100</width>
             <height>62</height>
            </size>
           </property>
           <property name="font">
            <font>
             <family>方正粗黑宋简体</family>
             <pointsize>15</pointsize>
            </font>
           </property>
           <property name="styleSheet">
            <string notr="true">QPushButton{color: rgb(255, 255, 255);background:rgb(180, 45, 55);border:1px solid grey; border-radius: 8px;}
QPushButton:hover{border-color:rgb(139,170,105)}
QPushButton:pressed{border-color:gray;background-color: rgb(114, 58, 62);}
QPushButton:disabled{border-color:gray;background-color: rgb(99, 99, 99);
}</string>
           </property>
           <property name="text">
            <string>庄对（2）</string>
           </property>
           <property name="shortcut">
            <string>2</string>
           </property>
          </widget>
         </item>
         <item>
          <widget class="QPushButton" name="pu_xiandui">
           <property name="enabled">
            <bool>false</bool>
           </property>
           <property name="minimumSize">
            <size>
             <width>100</width>
             <height>62</height>
            </size>
           </property>
           <property name="font">
            <font>
             <family>方正粗黑宋简体</family>
             <pointsize>15</pointsize>
            </font>
           </property>
           <property name="styleSheet">
            <string notr="true">QPushButton{color: rgb(255, 255, 255);background:rgb(50, 73, 138);border:1px solid grey; border-radius: 8px;}
QPushButton:hover{border-color:rgb(139,170,105)}
QPushButton:pressed{border-color:gray;background-color:rgb(54, 65, 97);}
QPushButton:disabled{border-color:gray;background-color: rgb(99, 99, 99);
}</string>
           </property>
           <property name="text">
            <string>闲对（5）</string>
           </property>
           <property name="shortcut">
            <string>5</string>
           </property>
          </widget>
         </item>
        </layout>
       </widget>
      </widget>
     </item>
    </layout>
   </widget>
   <widget class="QLabel" name="label_count_down">
    <property name="geometry">
     <rect>
      <x>143</x>
      <y>471</y>
      <width>1631</width>
      <height>211</height>
     </rect>
    </property>
    <property name="font">
     <font>
      <family>楷体</family>
      <pointsize>200</pointsize>
     </font>
    </property>
    <property name="styleSheet">
     <string notr="true">background-color: transparent;</string>
    </property>
    <property name="text">
     <string/>
    </property>
    <property name="alignment">
     <set>Qt::AlignCenter</set>
    </property>
   </widget>
  </widget>
  <widget class="QMenuBar" name="menubar">
   <property name="geometry">
    <rect>
     <x>0</x>
     <y>0</y>
     <width>1917</width>
     <height>23</height>
    </rect>
   </property>
  </widget>
  <widget class="QStatusBar" name="statusbar"/>
 </widget>
 <resources/>
 <connections/>
</ui>
